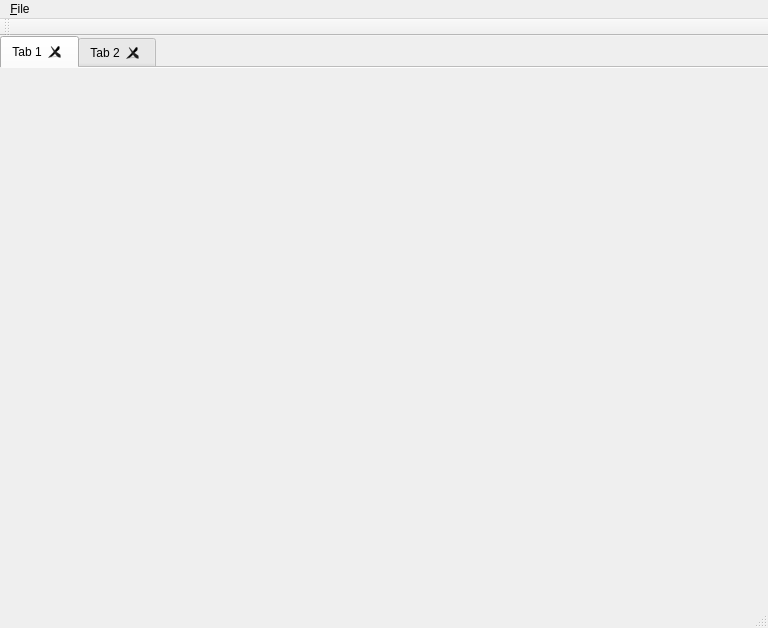
<?xml version="1.0" encoding="UTF-8"?>
<ui version="4.0">
 <class>CMainWindow</class>
 <widget class="QMainWindow" name="CMainWindow">
  <property name="geometry">
   <rect>
    <x>0</x>
    <y>0</y>
    <width>768</width>
    <height>628</height>
   </rect>
  </property>
  <property name="windowTitle">
   <string>Xenon Log File Viewer</string>
  </property>
  <widget class="QWidget" name="centralWidget">
   <layout class="QVBoxLayout" name="verticalLayout">
    <property name="spacing">
     <number>6</number>
    </property>
    <property name="leftMargin">
     <number>0</number>
    </property>
    <property name="topMargin">
     <number>0</number>
    </property>
    <property name="rightMargin">
     <number>0</number>
    </property>
    <property name="bottomMargin">
     <number>0</number>
    </property>
    <item>
     <widget class="QTabWidget" name="tabWidget">
      <property name="currentIndex">
       <number>0</number>
      </property>
      <property name="documentMode">
       <bool>true</bool>
      </property>
      <property name="tabsClosable">
       <bool>true</bool>
      </property>
      <property name="movable">
       <bool>true</bool>
      </property>
      <widget class="QWidget" name="tab">
       <attribute name="title">
        <string>Tab 1</string>
       </attribute>
      </widget>
      <widget class="QWidget" name="tab_2">
       <attribute name="title">
        <string>Tab 2</string>
       </attribute>
      </widget>
     </widget>
    </item>
   </layout>
  </widget>
  <widget class="QMenuBar" name="menuBar">
   <property name="geometry">
    <rect>
     <x>0</x>
     <y>0</y>
     <width>768</width>
     <height>22</height>
    </rect>
   </property>
   <widget class="QMenu" name="menuFile">
    <property name="title">
     <string>&amp;File</string>
    </property>
    <addaction name="action_Open"/>
   </widget>
   <addaction name="menuFile"/>
  </widget>
  <widget class="QToolBar" name="mainToolBar">
   <attribute name="toolBarArea">
    <enum>TopToolBarArea</enum>
   </attribute>
   <attribute name="toolBarBreak">
    <bool>false</bool>
   </attribute>
  </widget>
  <widget class="QStatusBar" name="statusBar"/>
  <action name="action_Open">
   <property name="text">
    <string>&amp;Open...</string>
   </property>
   <property name="shortcut">
    <string>Ctrl+O</string>
   </property>
  </action>
 </widget>
 <layoutdefault spacing="6" margin="11"/>
 <resources/>
 <connections/>
</ui>
